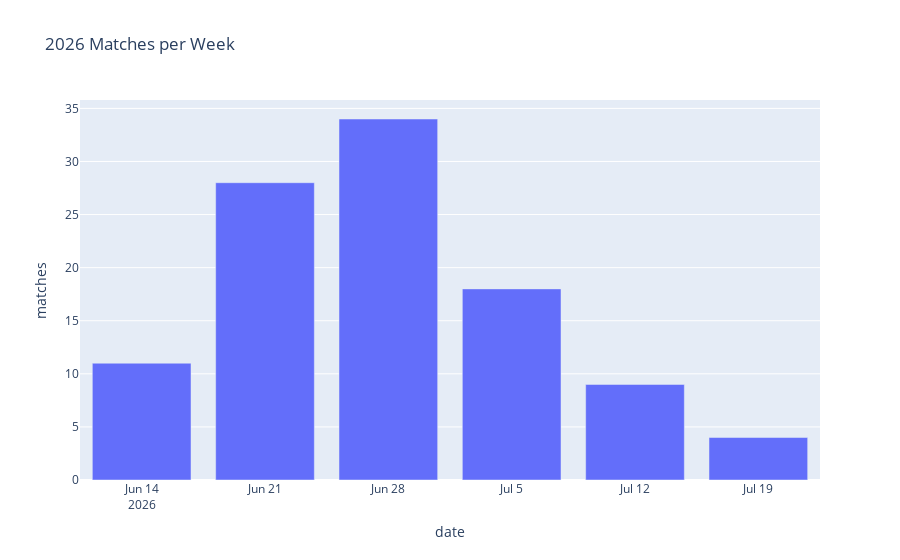

Source (notebook cell):
### Code cell
fig = px.bar(matches_by_week, x="date", y="matches", title="2026 Matches per Week")
fig

### Figure 1 — Plotly figure (JSON) as saved in the notebook; plotly's stock layout.template omitted (floating-point values rounded to 4 significant figures)
{"data": [{"alignmentgroup": "True", "hovertemplate": "date=%{x}<br>matches=%{y}<extra></extra>", "legendgroup": "", "marker": {"color": "#636efa", "pattern": {"shape": ""}}, "name": "", "offsetgroup": "", "orientation": "v", "showlegend": false, "textposition": "auto", "type": "bar", "x": ["2026-06-14T00:00:00", "2026-06-21T00:00:00", "2026-06-28T00:00:00", "2026-07-05T00:00:00", "2026-07-12T00:00:00", "2026-07-19T00:00:00"], "xaxis": "x", "y": [11, 28, 34, 18, 9, 4], "yaxis": "y"}], "layout": {"barmode": "relative", "legend": {"tracegroupgap": 0}, "title": {"text": "2026 Matches per Week"}, "xaxis": {"anchor": "y", "domain": [0, 1], "title": {"text": "date"}}, "yaxis": {"anchor": "x", "domain": [0, 1], "title": {"text": "matches"}}}}
